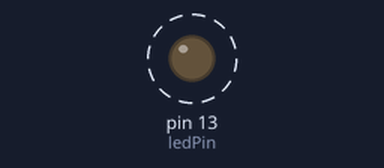
Recording of a sketch running on a simulated Arduino Uno, built with avr-gcc and run on an emulated ATmega328P. On the bench: output pins drawn as LEDs (lit = HIGH). Dashed ring = blinking.

Above: at 0.5 s.
Timing chart, 0 to 4.6 s (numbered marks = the images above):
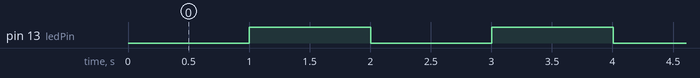

The sketch:

BlinkWithoutDelay.pde
```cpp
/* Blink without Delay
 *
 * Turns on and off a light emitting diode(LED) connected to a digital
 * pin, without using the delay() function.  This means that other code
 * can run at the same time without being interrupted by the LED code.
 *
 * http://www.arduino.cc/en/Tutorial/BlinkWithoutDelay
 */

int ledPin = 13;                // LED connected to digital pin 13
int value = LOW;                // previous value of the LED
long previousMillis = 0;        // will store last time LED was updated
long interval = 1000;           // interval at which to blink (milliseconds)

void setup()
{
  pinMode(ledPin, OUTPUT);      // sets the digital pin as output
}

void loop()
{
  // here is where you'd put code that needs to be running all the time.

  // check to see if it's time to blink the LED; that is, is the difference
  // between the current time and last time we blinked the LED bigger than
  // the interval at which we want to blink the LED.
  if (millis() - previousMillis > interval) {
    previousMillis = millis();   // remember the last time we blinked the LED

    // if the LED is off turn it on and vice-versa.
    if (value == LOW)
      value = HIGH;
    else
      value = LOW;

    digitalWrite(ledPin, value);
  }
}
```

Measured:
- by itself, pin 13 (ledPin): alternates HIGH for 1.0 s and LOW for 1.0 s
